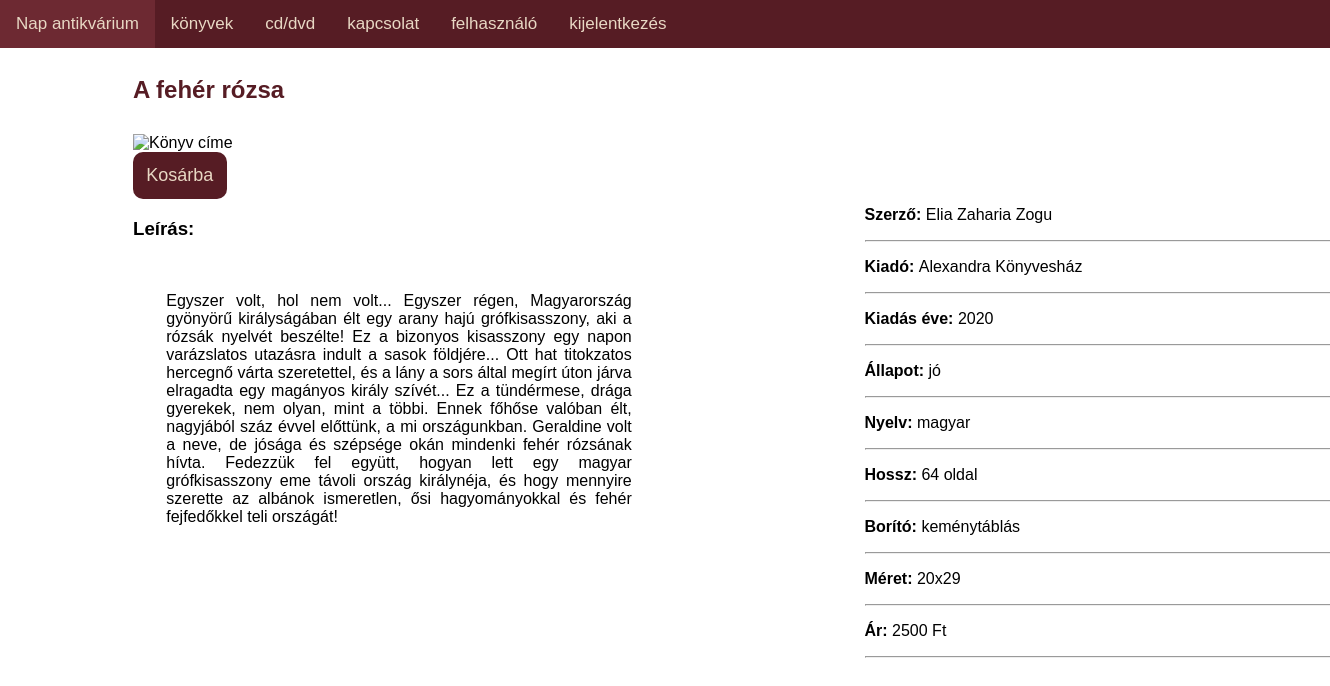
The app's page /api/termek.php?id=100009 with its own data.
### tables this page shows
CREATE TABLE `termekek` (
  `id` int(11) NOT NULL,
  `cim` text NOT NULL,
  `alkoto` text NOT NULL,
  `megjelenes` text NOT NULL,
  `ar` int(11) NOT NULL,
  `boritoID` int(11) NOT NULL,
  `forgalmazo` text NOT NULL,
  `meret` text NOT NULL,
  `nyelv` text NOT NULL,
  `osszefoglalo` text NOT NULL,
  `kategoriaID` int(11) NOT NULL,
  `alkategoriaID` int(11) NOT NULL,
  `tipus` int(11) NOT NULL,
  `hossz` int(11) DEFAULT NULL,
  `allapotID` int(11) DEFAULT NULL,
  `pontok` int(11) DEFAULT NULL,
  `kepURL` text DEFAULT NULL
);

CREATE TABLE `allapot` (
  `id` int(11) NOT NULL,
  `megnevezes` text NOT NULL
);

CREATE TABLE `borito` (
  `id` int(11) NOT NULL,
  `megnevezes` text NOT NULL
);

### api/termek.php (the view, shortened to what this page needs)
<!DOCTYPE html>
<html lang="hu">
<head>
    <link rel="stylesheet" href="/1017projekt/public/menu.css">
    <link rel="stylesheet" href="/1017projekt/public/termek.css">
    <link rel="stylesheet" href="https://cdnjs.cloudflare.com/ajax/libs/font-awesome/4.7.0/css/font-awesome.min.css">
</head>
<body>
    <header>
        <div class="menu" id="menusav">
        </div>
    </header>
    <br>
<?php
    $id = $_GET['id'];
    require_once('connection.php');
    $query = "SELECT termekek.id, termekek.cim, termekek.alkoto, termekek.megjelenes, termekek.ar, borito.megnevezes AS 'borito', termekek.forgalmazo, termekek.meret, termekek.osszefoglalo, termekek.nyelv, kategoriak.megnevezes AS 'kategoria', termekek.kategoriaID, alkategoriak.megnevezes AS 'alkategoria', tipus.megnevezes AS 'tipus', termekek.hossz, allapot.megnevezes AS 'allapot', termekek.pontok, termekek.kepURL
    FROM termekek, borito, kategoriak, alkategoriak, tipus, allapot
    WHERE borito.id = termekek.boritoID AND kategoriak.id = termekek.kategoriaID AND alkategoriak.id = termekek.alkategoriaID AND tipus.id = termekek.tipus
    AND allapot.id = termekek.allapotID AND termekek.id = '$id'
    ORDER BY alkategoriak.id, termekek.cim";
    $result =  mysqli_query($conn, $query);
    $row = mysqli_fetch_assoc($result);
    if ($row['tipus'] == "könyv") {
        $hossz = $row['hossz']." oldal";
    }
echo '
    <h2 id="cim">'.$row['cim'].'</h2>
    <div id="content">
        <div id="kep">
            <img src="'.$row['kepURL'].'" alt="Könyv címe"> <br>
            <button id="kosar">Kosárba</button>
            <h3>Leírás:</h3>
            <p id="leiras">'.$row['osszefoglalo'].'
            </p>
        </div>
        <section id="book-details">
            <p id="szerzo"><strong>Szerző: </strong> '.$row['alkoto'].'</p> <hr>
            <p id="kiado"><strong>Kiadó: </strong> '.$row['forgalmazo'].'</p> <hr>
            <p id="megjelenes"><strong>Kiadás éve:</strong> '.$row['megjelenes'].'</p> <hr>
            <p id="allapot"><strong>Állapot:</strong> '.$row['allapot'].'</p> <hr>
            <p id="nyelv"><strong>Nyelv:</strong> '.$row['nyelv'].'</p> <hr>
            <p id="hossz"><strong>Hossz:</strong> '.$hossz.'</p> <hr>
            <p id="borito"><strong>Borító:</strong> '.$row['borito'].'</p> <hr>
            <p id="meret"><strong>Méret:</strong> '.$row['meret'].'</p> <hr>
            <p id="ar"><strong>Ár:</strong> '.$row['ar'].' Ft</p> <hr>
        </section>
    </div>
'
?>
</body>
</html>

### public/menu.css (style rules this page uses)
header { background-color: #561C24; color: #E8D8C4; top: 0; left: 0; width: 100%; position: absolute; }
.menu { margin: 0; padding: 0; background-color: #561C24; position: absolute; top: 0; width: 100%; left: 0; }

### public/termek.css (style rules this page uses)
* { box-sizing: border-box; }
body { font-family: 'Lucida Sans', 'Lucida Sans Regular', 'Lucida Grande', 'Lucida Sans Unicode', Geneva, Verdana, sans-serif; margin-left: 10%; margin-right: 10%; width: 100%; padding-top: 30px; padding-bottom: 30px; height: 80%; }
#kep { float: left; width: 50%; text-align: justify; }
#book-details { float: left; width: 50%; padding: 5%; margin-bottom: 5%; }
#content { display: flex; width: 100%; }
#leiras { width: 80%; padding: 5%; }
h2 { color: #561C24; width: 100%; }
#kosar { background-color: #561C24; color: #E8D8C4; border-radius: 10px; font-size: large; border: none; padding: 2%; }
#kep img { max-width: 300px; margin-top: 10px; }

### records on screen
termekek: cim "A fehér rózsa", osszefoglalo "Egyszer volt, hol nem volt... Egyszer régen, Magyarország gyönyörű királyságában élt egy arany hajú grófkisasszony, aki a rózsák nyelvét beszélte! Ez a bizonyos kisasszony egy napon varázslatos utazásra indult a sasok földjére... Ott hat titokzatos hercegnő várta szeretettel, és a lány a sors által megírt úton járva elragadta egy magányos király szívét... Ez a tündérmese, drága gyerekek, nem olyan, mint a többi. Ennek főhőse valóban élt, nagyjából száz évvel előttünk, a mi országunkban. Geraldine volt a neve, de jósága és szépsége okán mindenki fehér rózsának hívta. Fedezzük fel együtt, hogyan lett egy magyar grófkisasszony eme távoli ország királynéja, és hogy mennyire szerette az albánok…", alkoto "Elia Zaharia Zogu", forgalmazo "Alexandra Könyvesház", megjelenes "2020", allapotID.megnevezes "jó", nyelv "magyar", hossz "64 oldal", boritoID.megnevezes "keménytáblás", meret "20x29", ar "2500"
